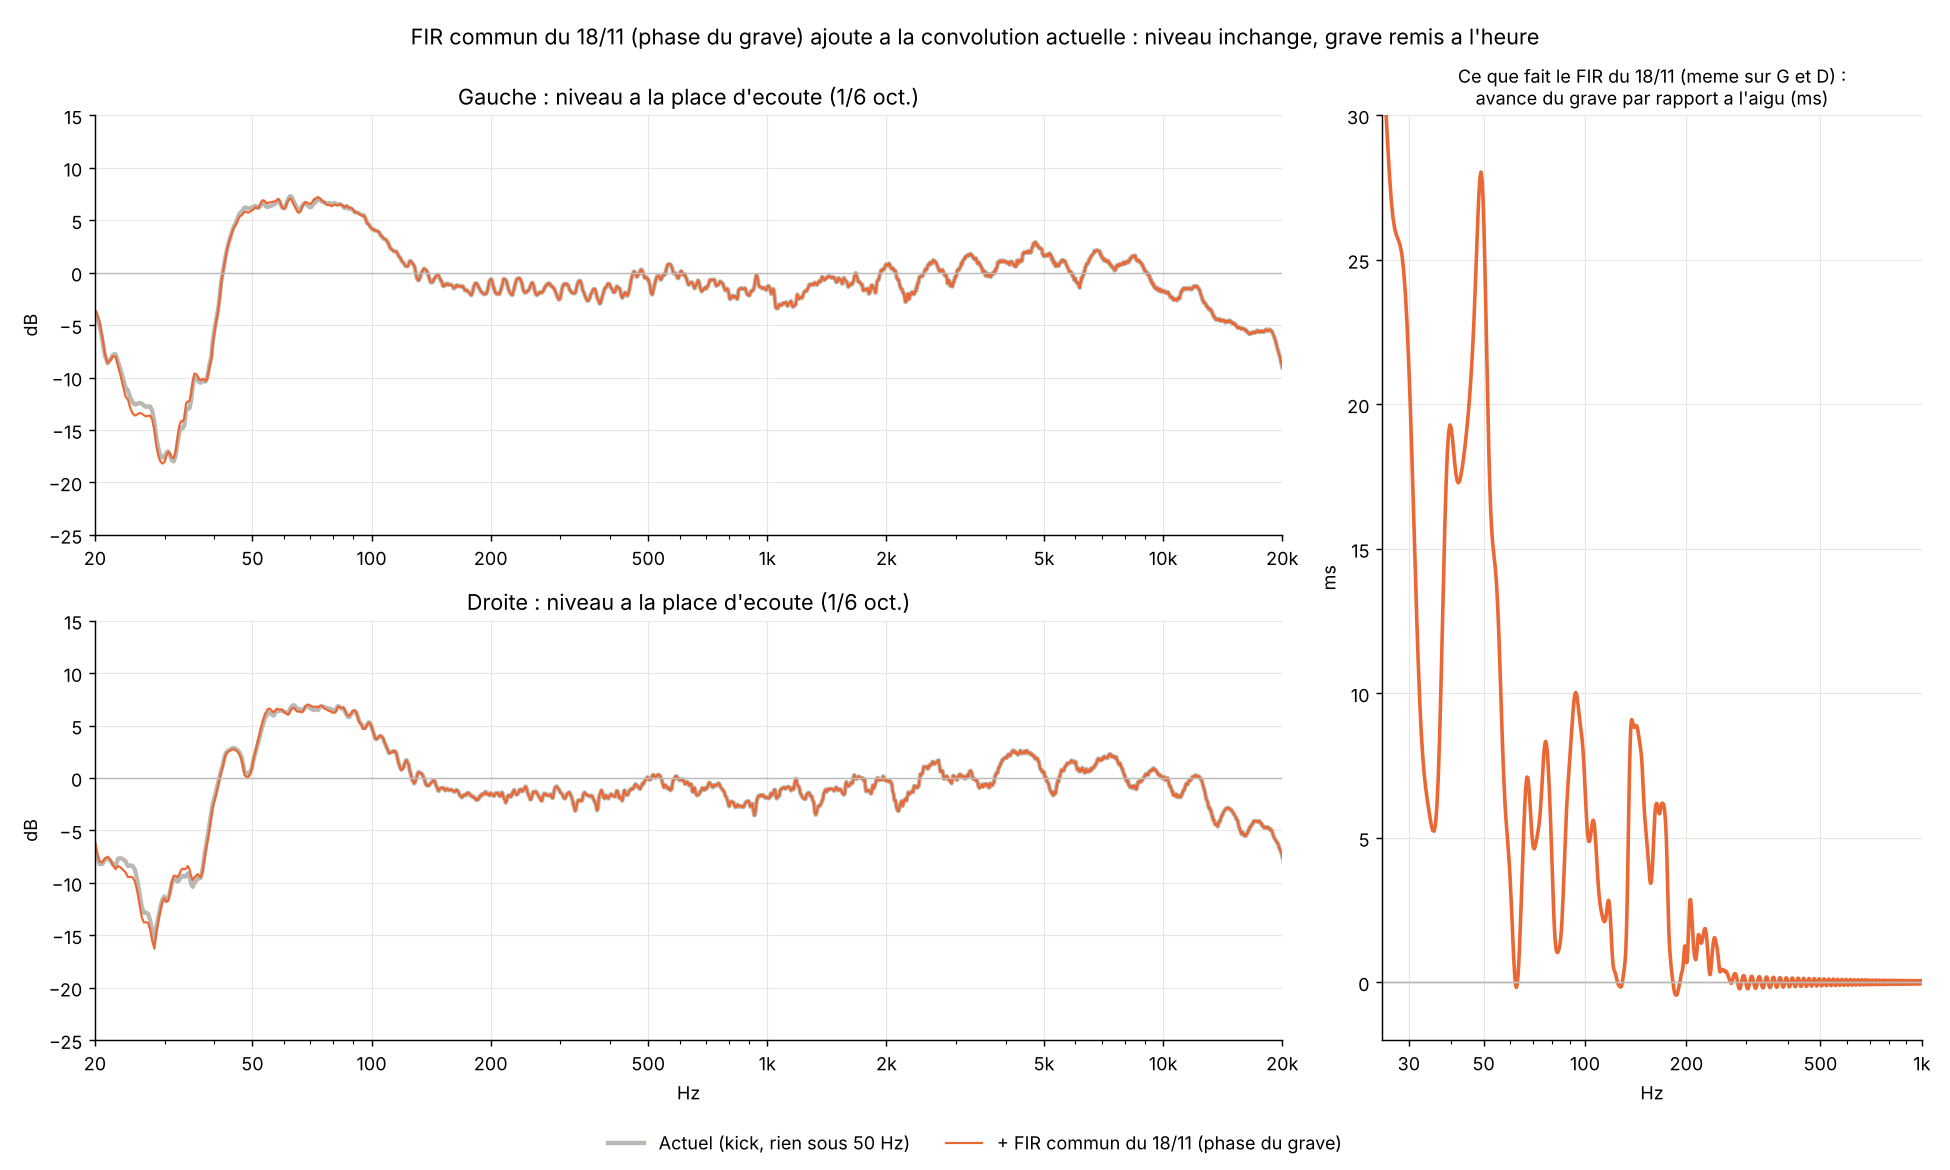

Write the Python code that produced this figure.
"""23/11/2026 (Rulio12) : remettre le FIR commun du mercredi 18/11 (correction de phase du grave,
mesure/fir/phase_L.raw = phase_R.raw, passe-tout, avance le grave de 80 % du retard de l'enceinte,
retard global 60 ms identique sur les deux voies) par-dessus la convolution actuelle *_s50.
Les deux filtres sont fusionnes en un seul FIR par voie (32768 coefficients) : aucun changement de YAML,
le bouton Kick continue de basculer entre sanskick et kick.

    python3 correction/convolution/phase18.py   -> final/fir_{L,R}_{sanskick,kick}_s50p18.raw, phase18.png
"""
import os
import numpy as np
D = os.path.dirname(os.path.abspath(__file__)); R = os.path.join(D, "..", "..")
FS = 44100; N = 1 << 17; f = np.fft.rfftfreq(N, 1 / FS)
REF = (f >= 200) & (f <= 500)
db = lambda h: 20 * np.log10(np.abs(h) + 1e-12)
rd = lambda p: np.fromfile(p, "<f4").astype(float)
ph = rd(os.path.join(R, "mesure/fir/phase_L.raw"))
assert np.array_equal(ph, rd(os.path.join(R, "mesure/fir/phase_R.raw")))
gd = lambda H: -np.gradient(np.unwrap(np.angle(H)), 2 * np.pi * f[1]) * 1000


def smooth_db(x, frac):
    p = 10 ** (x / 10); cs = np.concatenate([[0], np.cumsum(p)])
    lo = np.searchsorted(f, f * 2 ** (-frac / 2)); hi = np.maximum(np.searchsorted(f, f * 2 ** (frac / 2), side="right"), lo + 1)
    return 10 * np.log10((cs[hi] - cs[lo]) / (hi - lo))


z = np.load(os.path.join(R, "mesure/resultats/ir/verif_bouton_sans.npz"))
import matplotlib; matplotlib.use("Agg"); import matplotlib.pyplot as plt, matplotlib.ticker
fig = plt.figure(figsize=(15, 9)); gs = fig.add_gridspec(2, 2, width_ratios=[2.2, 1])
ax = np.empty((2, 2), dtype=object); ax[0, 0] = fig.add_subplot(gs[0, 0]); ax[1, 0] = fig.add_subplot(gs[1, 0], sharex=ax[0, 0])
ax[0, 1] = ax[1, 1] = fig.add_subplot(gs[:, 1])
for j, (ch, nom) in enumerate((("L", "Gauche"), ("R", "Droite"))):
    fa = lambda n: np.fft.rfft(rd(os.path.join(D, "final", n)), N)
    base = np.fft.rfft(z[ch], N) / fa(f"fir_{ch}_sanskick_avant38.raw")
    off = np.mean(smooth_db(db(base * fa(f"fir_{ch}_sanskick_b7f76.raw")), 1 / 6)[REF])
    for v in ("sanskick", "kick"):
        h0 = rd(os.path.join(D, "final", f"fir_{ch}_{v}_s50.raw"))
        h = np.zeros(32768); c = np.convolve(h0, ph); h[:len(c)] = c
        h.astype("<f4").tofile(os.path.join(D, "final", f"fir_{ch}_{v}_s50p18.raw"))
        d = (db(np.fft.rfft(h, N)) - db(np.fft.rfft(h0, N)))[(f > 20) & (f < 20000)]
        print(ch, v, "niveau change de", round(float(d.min()), 2), "a", round(float(d.max()), 2), "dB | crete",
              round(float(db(np.fft.rfft(h, N))[f < 20000].max()) - 20.5, 1), "dBFS")
    a = base * fa(f"fir_{ch}_kick_s50.raw"); b = base * fa(f"fir_{ch}_kick_s50p18.raw")
    ax[j, 0].plot(f[1:], (smooth_db(db(a), 1 / 6) - off)[1:], color="#b9b8b2", lw=2.4, label="Actuel (kick, rien sous 50 Hz)")
    ax[j, 0].plot(f[1:], (smooth_db(db(b), 1 / 6) - off)[1:], color="#eb6834", lw=1.2, label="+ FIR commun du 18/11 (phase du grave)")
    ax[j, 0].set_title(f"{nom} : niveau a la place d'ecoute (1/6 oct.)"); ax[j, 0].set_ylim(-25, 15)
    if j == 0:
        av = 60 - gd(np.fft.rfft(ph, N)); av = np.convolve(np.ones(9) / 9, av, "same")
        ax[0, 1].plot(f[1:], av[1:], color="#eb6834", lw=2.0)
        ax[0, 1].set_title("Ce que fait le FIR du 18/11 (meme sur G et D) :\navance du grave par rapport a l'aigu (ms)", fontsize=10)
        ax[0, 1].set_xlim(25, 1000); ax[0, 1].set_ylim(-2, 30); ax[0, 1].set_ylabel("ms")
    for c_, t in ((0, [20, 50, 100, 200, 500, 1000, 2000, 5000, 10000, 20000]), (1, [30, 50, 100, 200, 500, 1000])):
        A = ax[j, c_]; A.set_xscale("log"); A.set_xticks(t); A.set_xticklabels([str(x) if x < 1000 else f"{x // 1000}k" for x in t])
        A.xaxis.set_minor_formatter(matplotlib.ticker.NullFormatter()); A.grid(True, color="#e6e6e3", lw=0.6); A.axhline(0, color="#bbb", lw=0.8)
        for sp in ("top", "right"): A.spines[sp].set_visible(False)
    ax[j, 0].set_xlim(20, 20000); ax[j, 0].set_ylabel("dB")
ax[1, 0].set_xlabel("Hz"); ax[0, 1].set_xlabel("Hz")
h_, l_ = ax[0, 0].get_legend_handles_labels(); fig.legend(h_, l_, loc="lower center", ncol=2, fontsize=10, frameon=False)
fig.suptitle("FIR commun du 18/11 (phase du grave) ajoute a la convolution actuelle : niveau inchange, grave remis a l'heure", fontsize=12)
fig.tight_layout(rect=(0, 0.04, 1, 1)); fig.savefig(os.path.join(D, "phase18.png"), dpi=130)
